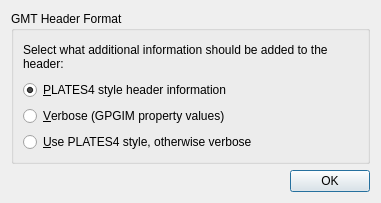
<ui version="4.0" >
 <class>GMTFileFormatConfigurationDialog</class>
 <widget class="QDialog" name="GMTFileFormatConfigurationDialog" >
  <property name="geometry" >
   <rect>
    <x>0</x>
    <y>0</y>
    <width>381</width>
    <height>203</height>
   </rect>
  </property>
  <property name="windowTitle" >
   <string>Edit GMT Configuration</string>
  </property>
  <layout class="QVBoxLayout" >
   <item>
    <widget class="QGroupBox" name="group_box_format" >
     <property name="title" >
      <string>GMT Header Format</string>
     </property>
     <layout class="QVBoxLayout" >
      <item>
       <widget class="QLabel" name="label_header_type" >
        <property name="text" >
         <string>Select what additional information should be added to the header:</string>
        </property>
        <property name="wordWrap" >
         <bool>true</bool>
        </property>
       </widget>
      </item>
      <item>
       <widget class="QRadioButton" name="radio_button_plates4_header" >
        <property name="text" >
         <string>&amp;PLATES4 style header information</string>
        </property>
        <property name="checked" >
         <bool>true</bool>
        </property>
       </widget>
      </item>
      <item>
       <widget class="QRadioButton" name="radio_button_feature_properties" >
        <property name="text" >
         <string>&amp;Verbose (GPGIM property values)</string>
        </property>
       </widget>
      </item>
      <item>
       <widget class="QRadioButton" name="radio_button_prefer_plate4_style" >
        <property name="text" >
         <string>&amp;Use PLATES4 style, otherwise verbose</string>
        </property>
       </widget>
      </item>
     </layout>
    </widget>
   </item>
   <item>
    <layout class="QHBoxLayout" >
     <item>
      <spacer>
       <property name="orientation" >
        <enum>Qt::Horizontal</enum>
       </property>
       <property name="sizeHint" stdset="0" >
        <size>
         <width>40</width>
         <height>20</height>
        </size>
       </property>
      </spacer>
     </item>
     <item>
      <widget class="QPushButton" name="push_button_finished" >
       <property name="text" >
        <string>OK</string>
       </property>
      </widget>
     </item>
    </layout>
   </item>
  </layout>
 </widget>
 <resources/>
 <connections/>
</ui>
